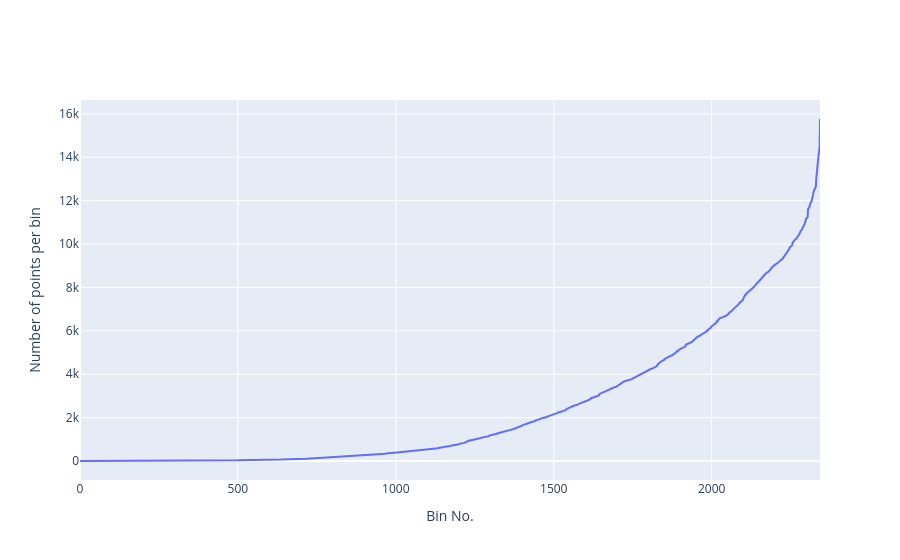

The notebook cell saved with this chart:
### Code cell
_ = profileNo_vs_xy_bins(df_sampled, n_x_bins=100, n_y_bins=100, show_threshold=False, threshold_quantile=0.95, projection='npstere')

### Figure 1 — Plotly figure (JSON) as saved in the notebook; plotly's stock layout.template omitted (floating-point values rounded to 4 significant figures; data arrays with more than 128 entries replaced by an {"elided": "..."} marker saying what was removed)
{"data": [{"type": "scatter", "x": {"elided": "2344 int values"}, "y": {"elided": "2344 int values"}}], "layout": {"xaxis": {"title": {"text": "Bin No."}}, "yaxis": {"title": {"text": "Number of points per bin"}}}}
